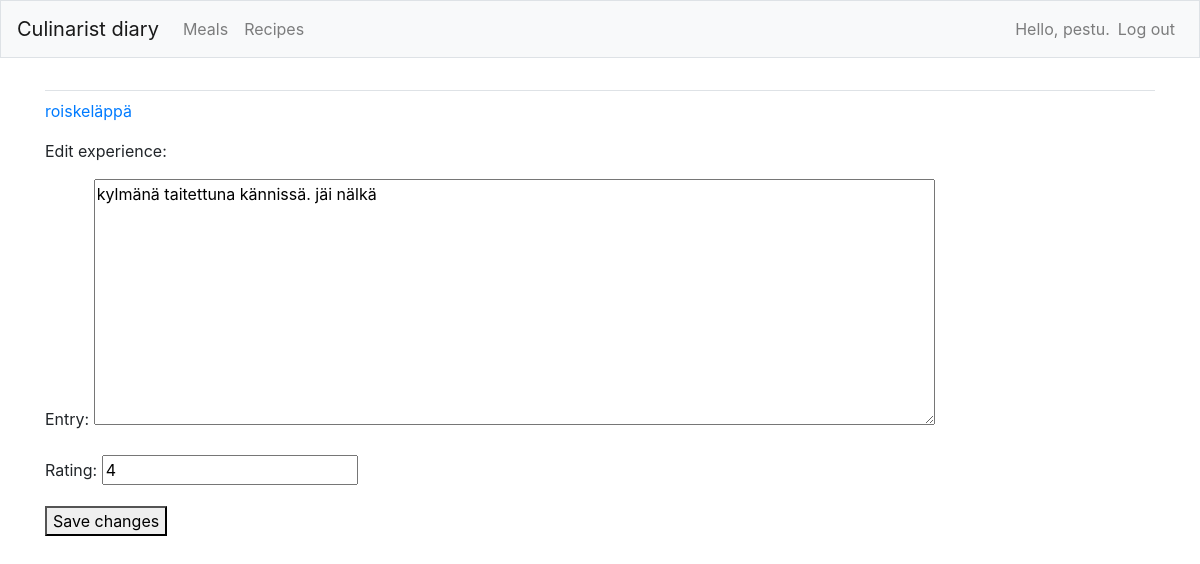
The app's page /edit_experience/8/ (signed in) with its own data.
### culinarists/models.py (models this page shows, shortened)
class Meal(models.Model):
    name = models.CharField(max_length=400)
    allergens = models.CharField(max_length=400)
    date_added = models.DateTimeField(auto_now_add=True)
    owner = models.ForeignKey(User, on_delete=models.CASCADE, null=True, blank=True)
    def __str__(self):
        return self.name

class Experience(models.Model):
    meal = models.ForeignKey(Meal, on_delete=models.CASCADE)
    text = models.TextField()
    rating = models.IntegerField(
        default=1,
        validators=[MinValueValidator(1), MaxValueValidator(5)]
    )
    date_added = models.DateTimeField(auto_now_add=True)
    class Meta:
        verbose_name_plural = 'experiences'

### culinarists/views.py (the view)
# urls.py: path('edit_experience/<int:experience_id>/', views.edit_experience, name='edit_experience'),
@login_required
def edit_experience(request, experience_id):
    experience = Experience.objects.get(id=experience_id)
    meal = experience.meal
    if meal.owner != request.user:
        raise Http404
    if request.method != 'POST':
        form = ExperienceForm(instance=experience)
    else:
        form = ExperienceForm(instance=experience, data=request.POST)
        if form.is_valid():
            form.save()
            return redirect('culinarists:meal', meal_id=meal.id)
    context = {'experience': experience, 'meal': meal, 'form': form}
    return render(request, 'culinarists/edit_experience.html', context)

### culinarists/forms.py
class ExperienceForm(forms.ModelForm):
    class Meta:
        model = Experience
        fields = ['text', 'rating']
        labels = {'text': 'Entry:', 'rating': 'Rating:'}
        widgets = {'text': forms.Textarea(attrs={'cols': 80})}

### culinarists/templates/culinarists/edit_experience.html (shortened to what this page needs)
{% extends "culinarists/base.html" %}
{% block content %}
    <p><a href="{% url 'culinarists:meal' meal.id %}">{{ meal }}</a></p>
    <p>Edit experience:</p>
    <form action="{% url 'culinarists:edit_experience' experience.id %}" method='post'>
        {{ form.as_p }}
    <button name="submit">Save changes</button>
    </form>
{% endblock content %}

### culinarists/templates/culinarists/base.html (shortened to what this page needs)
{% load bootstrap4 %}
<!doctype html>
<html lang="en">
<head>
    {% bootstrap_css %}
</head>
<body>
<nav class="navbar navbar-expand-md navbar-light bg-light mb-4 border">
<a class="navbar-brand" href="{% url 'culinarists:index'%}">
        Culinarist diary</a>
        <div class="collapse navbar-collapse" id="navbarCollapse">
        <ul class="navbar-nav mr-auto">
            <li class="nav-item">
            <a class="nav-link" href="{% url 'culinarists:meals'%}">
         Meals</a></li>
         <li class="nav-item">
            <a class="nav-link" href="{% url 'culinarists:recipes'%}">Recipes</a>
         </li>
        </ul>
        <ul class="navbar-nav ml-auto">
            {% if user.is_authenticated %}
        <li class="nav-item">
            <span class="navbar-text">Hello, {{ user.username }}.</span>
        </li>
<li class="nav-item">
        <a class="nav-link" href="{% url 'users:logout' %}">Log out</a>
    </li>
    {% else %}
        <li class="nav-item">
            <a class="nav-link" href="{% url 'users:register' %}">Register</a>
        </li>
        <li class="nav-item">
            <a class="nav-link" href="{% url 'users:login' %}">Log in</a></li>
    {% endif %}
    </ul>
        </div>
</nav>
<main role="main" class="container">
        <div class="pb-2 mb-2 border-bottom">
        </div>
        <div>
    {% block content %}{% endblock content %}
        </div>
    </main>
</body>
</html>

### records on screen
Meal: name "roiskeläppä"
Experience: text "kylmänä taitettuna kännissä. jäi nälkä", rating "4"

### other values on screen
{{ user.username }} "pestu"
